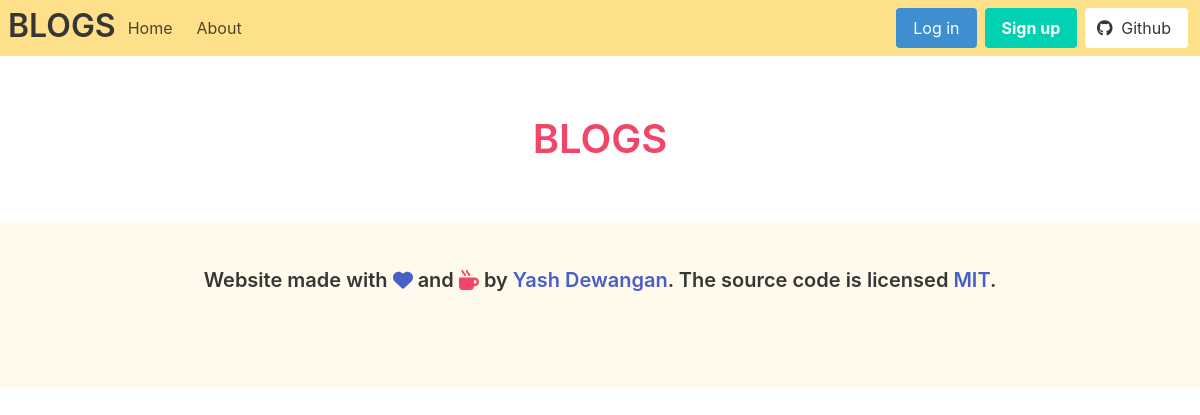
The app's page /, older data.
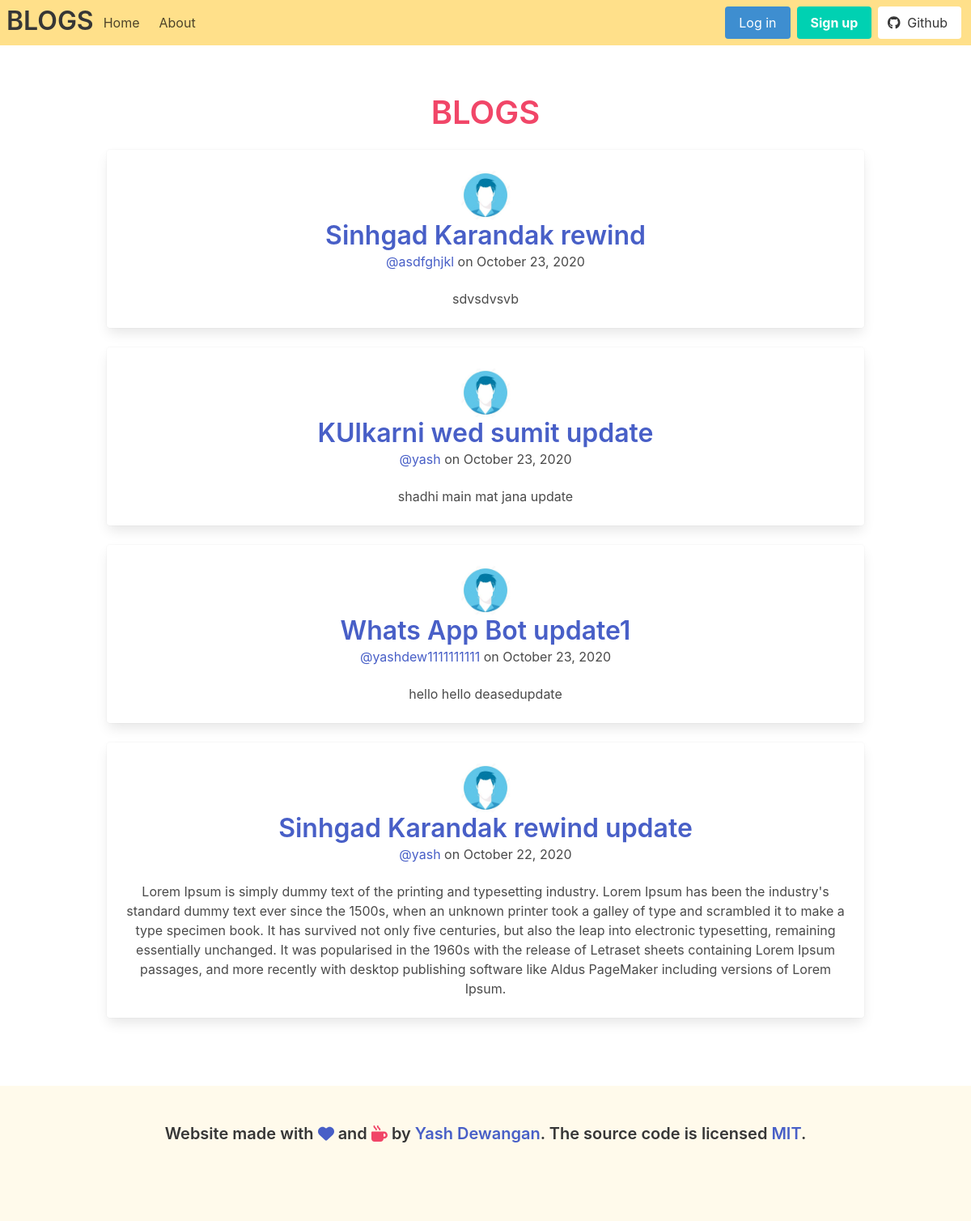
The same page, newer data.
### blog/models.py (models this page shows, shortened)
class Post(models.Model):
    title = models.CharField(max_length=100)
    content = models.TextField()
    date_posted = models.DateTimeField(default=timezone.now)
    author = models.ForeignKey(User , on_delete = models.CASCADE)

### users/models.py (models this page shows, shortened)
class Profile(models.Model):
    user = models.OneToOneField(User, on_delete=models.CASCADE)
    image = models.ImageField(default='default.jpg',upload_to='profile_pics')

### blog/views.py (the view)
# urls.py: path('', PostListView.as_view(), name='blog-home'),
class PostListView(ListView):
    model = Post
    template_name = 'blog/home.html'  # <app>/<model>_<viewtype>.html
    context_object_name = 'posts'
    ordering = ['-date_posted']

### blog/templates/blog/home.html
{% extends "blog/base.html" %}
{% block content %}
    <section class="section">
        <div class="container ">
            <div class="column has-text-centered">
                <h2 class="title is-2 has-text-danger">BLOGS</h2>
                {% for post in posts %}
                    <div class="card article">
                        <div class="card-content">
                            <div class="is-flex center">
                                <figure class="image is-64x64 ">
                                    <img class="is-rounded" src="{{ post.author.profile.image.url }}">
                                </figure>
                            </div>
                            <div class="media">
                                <div class="media-content has-text-centered">
                                    <p class="title article-title">
                                        <a href="{% url 'post-detail' post.id%}"> {{post.title}} </a>
                                    </p>
                                    <p class="subtitle is-6 article-subtitle">
                                        <a href="#">@{{post.author}}</a> on {{post.date_posted|date:"F d, Y"}}
                                    </p>
                                </div>
                            </div>
                            <div class="content article-body">
                                <p>
                                    {{post.content}}
                                </p>
                            </div>
                        </div>
                    </div>
                    <br>
                {% endfor %}
            </div>
        </div>
    </section>
{% endblock content %}

### blog/templates/blog/base.html (shortened to what this page needs)
{% load static %}
<!DOCTYPE html>
<html lang="en">
<head>
    <link rel="stylesheet" href="https://cdn.jsdelivr.net/npm/bulma@0.9.1/css/bulma.min.css">
    <link rel="stylesheet" href="/static/css/main.css">
</head>
<body>
    <nav class="navbar is-transparent is-warning ">
        <div class="navbar-brand">
            <a href="{% url 'blog-home' %}">
                <h1 class="title is-3 is-spaced ml-2 mt-2">BLOGS</h1>
            </a>
        </div>
        <div id="navbarExampleTransparentExample" class="navbar-menu">
          <div class="navbar-start">
            <a class="navbar-item" href="{% url 'blog-home' %}">
                Home
            </a>
            <a class="navbar-item" href="{% url 'blog-about' %}">
                About
            </a>
          </div>
          <div class="navbar-end">
            <div class="navbar-item">
              <div class="buttons">
                {% if user.is_authenticated %}
                  <a class="button is-info" href="{% url 'post-create' %}">
                    New Post
                  </a>
                  <a class="button is-success" href="{% url 'profile' %}">
                    Profile
                  </a>
                  <a class="button is-danger" href="{% url 'logout' %}">
                    Logout
                  </a>
                  <div class="field is-grouped">
                    <p class="control">
                      <a class="button is-dark is-inverted mr-3" href="https://github.com/Yashdew/blogs">
                        <span class="icon">
                          <i class="fab fa-github"></i>
                        </span>
                        <span>Github</span>
                        </a>
                    </p>
                  </div>
                {% else %}
                  <a class="button is-info" href="{% url 'login' %}">
                      Log in
                  </a>
                  <a class="button is-primary" href="{% url 'register' %}">
                    <strong>Sign up</strong>
                  </a>
                  <div class="field is-grouped">
                    <p class="control">
                      <a class="button is-dark is-inverted" href="https://github.com/Yashdew/blogs">
                        <span class="icon">
                          <i class="fab fa-github"></i>
                        </span>
                        <span>Github</span>
                        </a>
                    </p>
                  </div>
                {% endif %}
              </div>
            </div>
          </div>
        </div>
      </nav>
      {% block content %}
      {% endblock content %}
      <footer class="footer has-background-warning-light ">
        <div class="content has-text-centered">
          <p class="title is-5">
            Website made with <i class="fas fa-heart has-text-link"></i> and <i class="fas fa-mug-hot has-text-danger"></i> by <a href="https://yashdew.github.io/yash-dewangan/">Yash Dewangan</a>. The source code is licensed
            <a>MIT</a>.
          </p>
        </div>
      </footer>
</body>
</html>

### blog/static/css/main.css (style rules this page uses)
.center { justify-content: center; }

Row changes from the older to the newer data that the page shows:
added Post: author.profile.image (placeholder picture), title "Sinhgad Karandak rewind", author "asdfghjkl", date_posted "October 23, 2020", content "sdvsdvsvb"
added Post: author.profile.image (placeholder picture), title "KUlkarni wed sumit update", author "yash", date_posted "October 23, 2020", content "shadhi main mat jana update"
added Post: author.profile.image (placeholder picture), title "Whats App Bot update1", author "yashdew1111111111", date_posted "October 23, 2020", content "hello hello deasedupdate"
added Post: author.profile.image (placeholder picture), title "Sinhgad Karandak rewind update", author "yash", date_posted "October 22, 2020", content "Lorem Ipsum is simply dummy text of the printing and typesetting industry. Lorem Ipsum has been the industry's standard dummy text ever since the 1500s, when an unknown printer took a galley of type and scrambled it to make a type specimen book. It has survived not only five centuries, but also the leap into electronic typesetting, remaining essentially unchanged. It was popularised in the 1960s with the release of Letraset sheets containing Lorem Ipsum passages, and more recently with desktop publishing software like Aldus PageMaker including versions of Lorem Ipsum."
